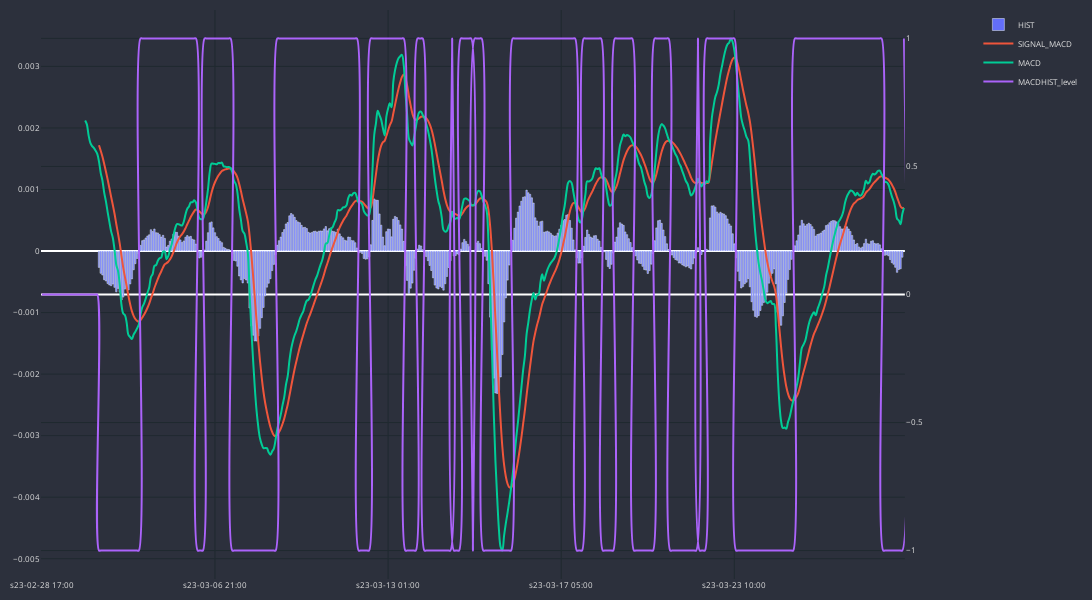

Notebook code for this chart:
### Code cell
cp = CandlePlot(df_an, candles=False)
cp.fig.add_trace(go.Bar(
    x=cp.df_plot.sTime,
    y=cp.df_plot.HIST,
    name="HIST"
))
cp.show_plot(line_traces=['SIGNAL_MACD', 'MACD'], sec_traces=['MACDHIST_level'])

### Figure 1 — Plotly figure (JSON) as saved in the notebook; plotly's stock layout.template omitted (floating-point values rounded to 4 significant figures; data arrays with more than 128 entries replaced by an {"elided": "..."} marker saying what was removed)
{"data": [{"name": "HIST", "type": "bar", "x": {"elided": "499 str values"}, "y": {"elided": "499 float values"}}, {"line": {"shape": "spline", "width": 2}, "name": "SIGNAL_MACD", "type": "scatter", "x": {"elided": "499 str values"}, "xaxis": "x", "y": {"elided": "499 float values"}, "yaxis": "y"}, {"line": {"shape": "spline", "width": 2}, "name": "MACD", "type": "scatter", "x": {"elided": "499 str values"}, "xaxis": "x", "y": {"elided": "499 float values"}, "yaxis": "y"}, {"line": {"shape": "spline", "width": 2}, "name": "MACDHIST_level", "type": "scatter", "x": {"elided": "499 str values"}, "xaxis": "x", "y": {"elided": "499 int values"}, "yaxis": "y2"}], "layout": {"font": {"color": "#e1e1e1", "size": 8}, "height": 600, "margin": {"b": 10, "l": 10, "r": 10, "t": 10}, "paper_bgcolor": "#2c303c", "plot_bgcolor": "#2c303c", "width": 1400, "xaxis": {"anchor": "y", "domain": [0, 0.94], "gridcolor": "#1f292f", "nticks": 5, "rangeslider": {"visible": false}}, "yaxis": {"anchor": "x", "domain": [0, 1], "gridcolor": "#1f292f"}, "yaxis2": {"anchor": "x", "gridcolor": "#1f292f", "overlaying": "y", "side": "right"}}}
